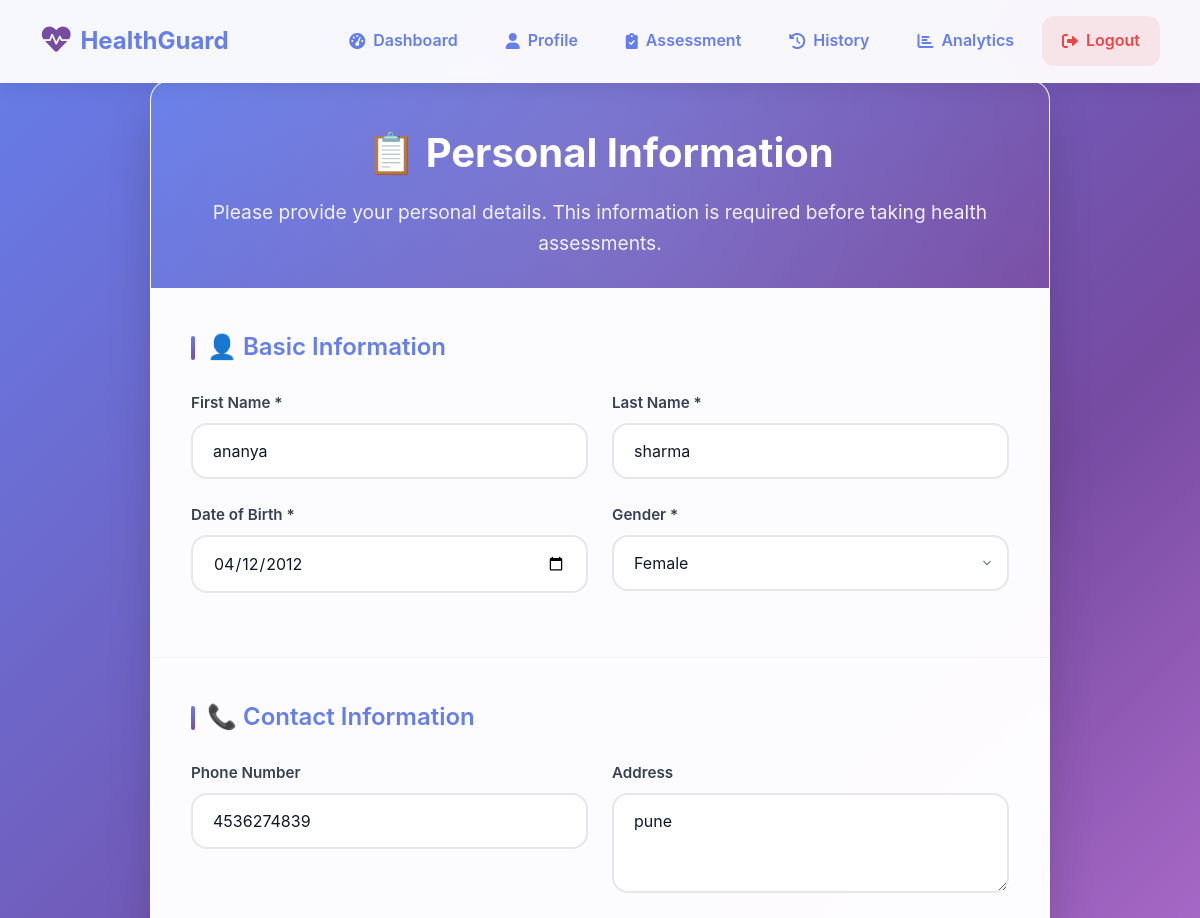
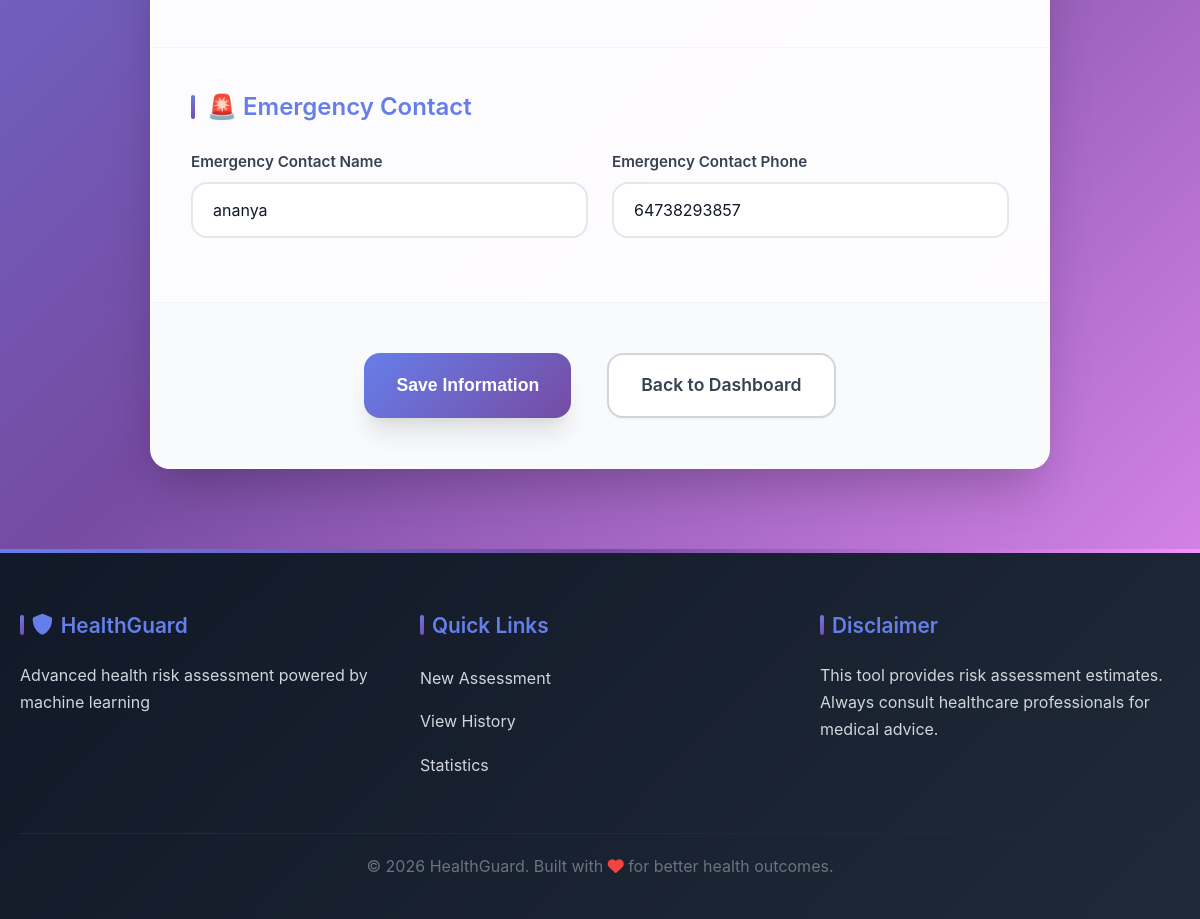
The page /personal-info (signed in) on the database its author committed (2 pictures, top to bottom).
### app.py (models this page shows)
class PersonalInfo(db.Model):
    id = db.Column(db.Integer, primary_key=True)
    user_id = db.Column(db.Integer, db.ForeignKey('user.id'), nullable=False)
    first_name = db.Column(db.String(100))
    last_name = db.Column(db.String(100))
    phone = db.Column(db.String(20))
    address = db.Column(db.Text)
    date_of_birth = db.Column(db.Date)
    gender = db.Column(db.String(20))
    emergency_contact = db.Column(db.String(100))
    emergency_phone = db.Column(db.String(20))
    created_at = db.Column(db.DateTime, default=datetime.utcnow)
    updated_at = db.Column(db.DateTime, default=datetime.utcnow, onupdate=datetime.utcnow)

### app.py (the view, shortened to what this page needs)
@app.route('/personal-info', methods=['GET', 'POST'])
@login_required
def personal_info():
    personal_info = PersonalInfo.query.filter_by(user_id=current_user.id).first()
    return render_template('personal_info.html', personal_info=personal_info)

### app.py (called while the page is built)
@app.context_processor
def inject_personal_info():
    if current_user.is_authenticated:
        personal_info = PersonalInfo.query.filter_by(user_id=current_user.id).first()
        return {'personal_info': personal_info}
    return {}

@login_manager.user_loader
def load_user(user_id):
    return User.query.get(int(user_id))

### templates/personal_info.html (shortened to what this page needs)
{% extends "base.html" %}
{% block content %}
<div class="form-container">
    <div class="form-header">
        <h1>📋 Personal Information</h1>
        <p>Please provide your personal details. This information is required before taking health assessments.</p>
    </div>
    <form method="POST" class="health-form" id="personalForm">
        <div class="form-section">
            <h3>👤 Basic Information</h3>
            <div class="form-grid">
                <div class="form-group">
                    <label for="first_name">First Name *</label>
                    <input type="text" id="first_name" name="first_name" required
                           value="{{ personal_info.first_name if personal_info else '' }}">
                </div>
                <div class="form-group">
                    <label for="last_name">Last Name *</label>
                    <input type="text" id="last_name" name="last_name" required
                           value="{{ personal_info.last_name if personal_info else '' }}">
                </div>
                <div class="form-group">
                    <label for="date_of_birth">Date of Birth *</label>
                    <input type="date" id="date_of_birth" name="date_of_birth" required
                           value="{{ personal_info.date_of_birth.strftime('%Y-%m-%d') if personal_info and personal_info.date_of_birth else '' }}">
                </div>
                <div class="form-group">
                    <label for="gender">Gender *</label>
                    <select id="gender" name="gender" required>
                        <option value="Female" {{ 'selected' if personal_info and personal_info.gender == 'Female' else '' }}>Female</option>
                    </select>
                </div>
            </div>
        </div>
        <div class="form-section">
            <h3>📞 Contact Information</h3>
            <div class="form-grid">
                <div class="form-group">
                    <label for="phone">Phone Number</label>
                    <input type="tel" id="phone" name="phone"
                           value="{{ personal_info.phone if personal_info else '' }}">
                </div>
                <div class="form-group">
                    <label for="address">Address</label>
                    <textarea id="address" name="address" rows="3">{{ personal_info.address if personal_info else '' }}</textarea>
                </div>
            </div>
        </div>
        <div class="form-section">
            <h3>🚨 Emergency Contact</h3>
            <div class="form-grid">
                <div class="form-group">
                    <label for="emergency_contact">Emergency Contact Name</label>
                    <input type="text" id="emergency_contact" name="emergency_contact"
                           value="{{ personal_info.emergency_contact if personal_info else '' }}">
                </div>
                <div class="form-group">
                    <label for="emergency_phone">Emergency Contact Phone</label>
                    <input type="tel" id="emergency_phone" name="emergency_phone"
                           value="{{ personal_info.emergency_phone if personal_info else '' }}">
                </div>
            </div>
        </div>
        <div class="form-actions">
            <button type="submit" class="btn btn-primary">Save Information</button>
            <a href="{{ url_for('dashboard') }}" class="btn btn-secondary">Back to Dashboard</a>
        </div>
    </form>
</div>
{% endblock %}

### rows shown on the page
PersonalInfo: first_name "ananya", last_name "sharma", date_of_birth "04/12/2012", phone "4536274839", address "pune", emergency_contact "ananya", emergency_phone "64738293857"
